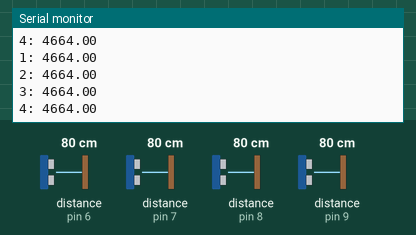
Simulated run of this sketch. Board: Arduino Uno, built with avr-gcc and run on an emulated ATmega328P. On the bench: the last lines printed to the serial monitor. Inputs (shaded band) come from the test bench; at power-on: distance to the obstacle (sensors on pin 6, pin 7, pin 8, pin 9) 80 cm. The echo pulse lasts 58.3 µs per cm.

Above: at 1.4 s.
1.5 s: distance to the obstacle (sensor on pin 6) set to 2 cm
At 1.64 s:
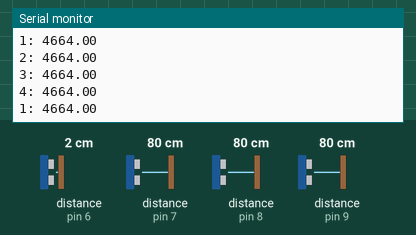
3.0 s: distance to the obstacle (sensor on pin 7) set to 250 cm
At 3.0 s:
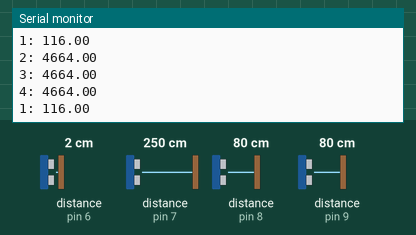
6.5 s: distance to the obstacle (sensor on pin 8) set to 2 cm
At 7.15 s:
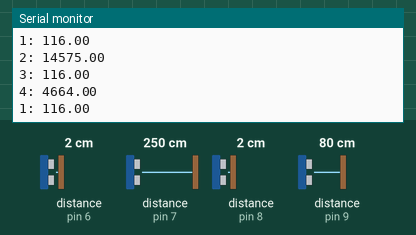
8.0 s: distance to the obstacle (sensor on pin 9) set to 2 cm
At 8.52 s:
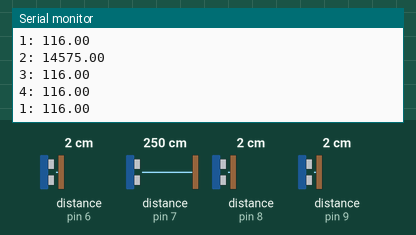
9.5 s: distance to the obstacle (sensor on pin 6) set to 4 cm
At 9.89 s:
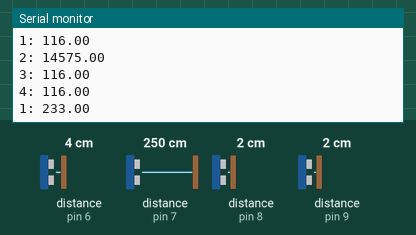
11.0 s: distance to the obstacle (sensor on pin 7) set to 2 cm
At 11.08 s:
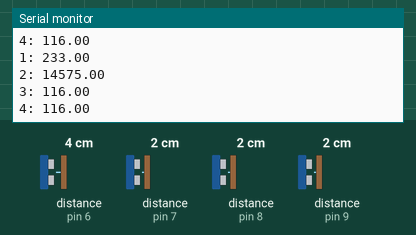
Timing chart, 0 to 13.5 s (numbered marks = the images above; inputs shaded):
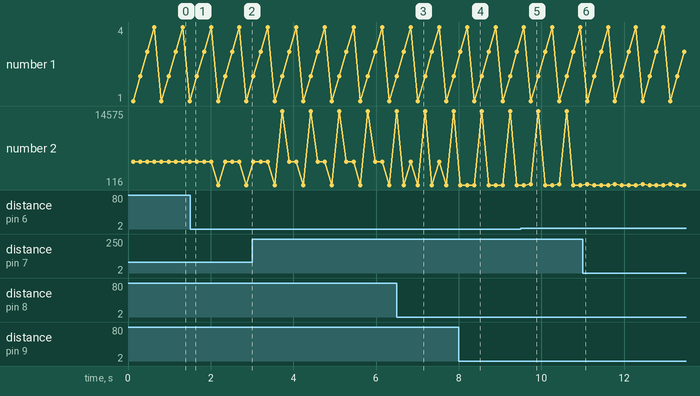

The sketch:

4sensors.ino
```cpp
#include <Arduino_BuiltIn.h>
#include "NewPing.h"

#define TRIGGER_PIN  5
#define MAX_DISTANCE 400
#define NUM_SENSORS 4

// Pins for each sensor
const int echoPins[NUM_SENSORS] = {6, 7, 8, 9};

// Create an array to hold the NewPing sensors
NewPing sensors[NUM_SENSORS] = {
  NewPing(TRIGGER_PIN, echoPins[0], MAX_DISTANCE),
  NewPing(TRIGGER_PIN, echoPins[1], MAX_DISTANCE),
  NewPing(TRIGGER_PIN, echoPins[2], MAX_DISTANCE),
  NewPing(TRIGGER_PIN, echoPins[3], MAX_DISTANCE)
};

// Arrays to store duration for each sensor
float durations[NUM_SENSORS];
// Number of iterations for median filter
const int iterations = 5;

void setup() {
  Serial.begin(9600);
}

void loop() {
  // Measure duration for all sensors
  for (int i = 0; i < NUM_SENSORS; i++) {
    durations[i] = sensors[i].ping_median(iterations);
    Serial.print(i + 1);
    Serial.print(": ");
    Serial.print(durations[i]);
    Serial.println();
    delay(50);
  }
}
```

Measured:
- after the input at 6.5 s, the serial monitor: prints a new line after 0.17 s (image 3)
- after the input at 8.0 s, the serial monitor: prints a new line after 0.21 s (image 4)
- after the input at 9.5 s, the serial monitor: prints a new line after 0.25 s (image 5)
- plotted number 2: 4664 → 116 after the input at 1.5 s, 116 → 14575 after the input at 3.0 s
